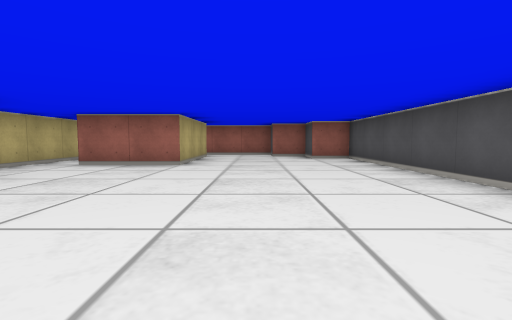
View 1 (above)

13 first-person views from a walk through a cub3D ray-caster map. The camera is about half as high as the walls, tilts 4° down and sees 85° across. The floor is counted in squares. Each view is taken from the middle of a square. On the plan, view 1 faces up. The plan holds only what a view shows up to about 9 squares ahead; the rest is blank.

View 2
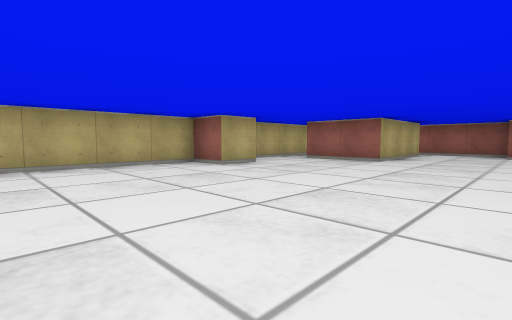

View 3
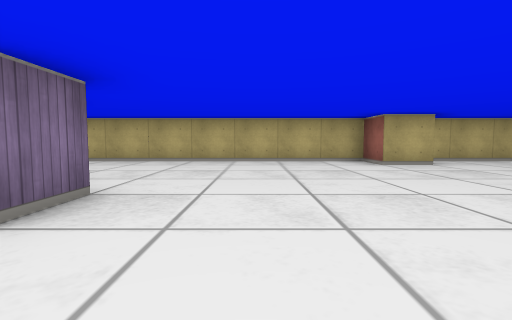

View 4
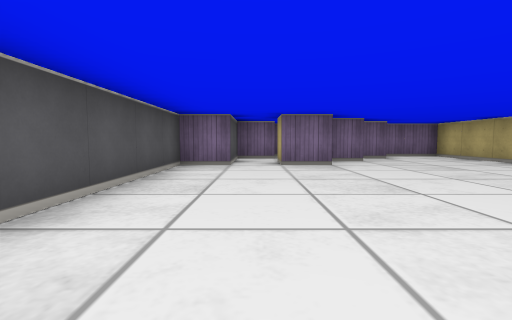

View 5
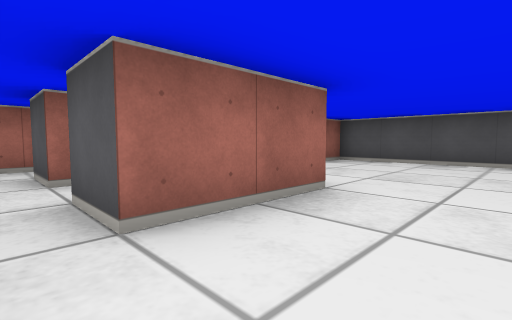

View 6
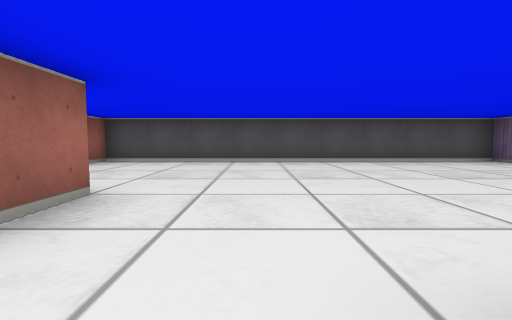

View 7
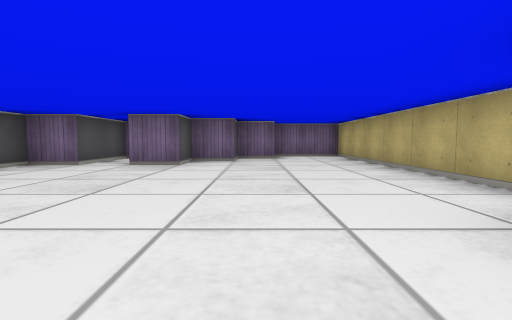

View 8
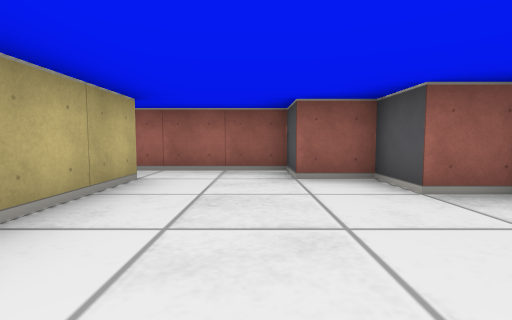

View 9
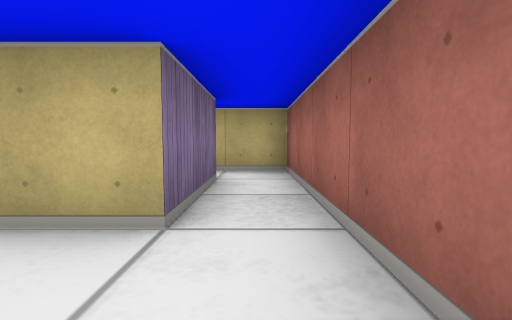

View 10
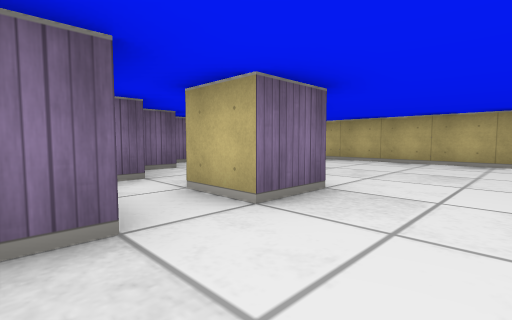

View 11
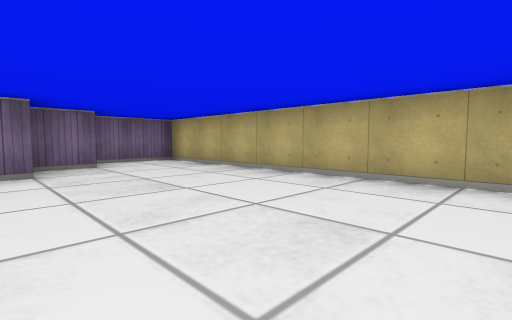

View 12
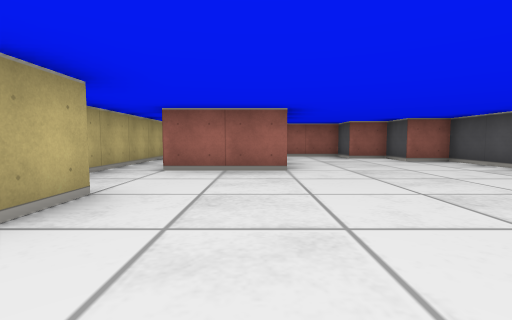

View 13
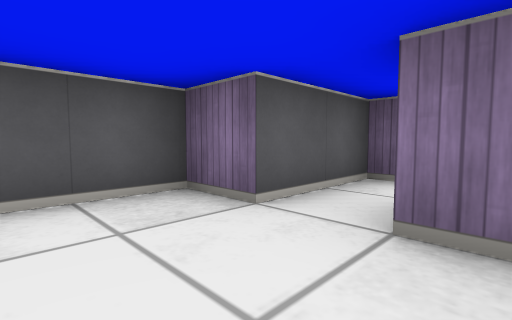

### Floor plan
Points are (right, up) in squares from view 1. A wall is a line through its corners. A room is listed if a view was taken in it or the views show most of it. See-through windows are left out.
Room 1 (views 1, 2, 3, 4, 5, 6, 7, 8, 9, 10, 11, 12, 13)
walls: (-3.5, 3.6) (-3.5, 2.5) (-4.5, 2.5) (-4.5, -4.5) (-2.5, -4.5); (-4.5, 5.6) (-4.5, 4.1); (-3.5, 8.5) (-1.5, 8.5) (-1.5, 5.5) (-3.5, 5.5); (1.5, -2.5) (1.5, -1.5) (2.5, -1.5) (2.5, 7.5) (1.5, 7.5) (1.5, 8.5) (0.5, 8.5) (0.5, 9.5) (-3.5, 9.5); (-2.6, -3.5) (-1.5, -3.5) (-1.5, -2.5) (-0.5, -2.5) (-0.5, -1.5) (0.5, -1.5) (0.5, -2.5)
ways out: opening at (-4, 5) to room 2; opening at (-2.5, 9) to room 2; opening at (1, -2) to room 3
Room 2 (no view inside)
walls: (-3.5, 7.4) (-3.5, 8.5); (-3.5, 5.5) (-3.5, 6.5); (-3.5, 9.5) (-4.5, 9.5) (-4.5, 5.6)
ways out: opening at (-4, 5) to room 1; opening at (-2.5, 9) to room 1
Room 3 (no view inside)
walls: (0.4, -3.5) (1.5, -3.5) (1.5, -2.5); (-0.6, -4.5) (0.5, -4.5)
ways out: opening at (1, -2) to room 1; opening at (-1, -4)

Where each view was taken, in squares from view 1:
view 1: 0 up, 0 right, facing up
view 2: 1 down, 1 right, facing up-left
view 3: 0 up, 2 right, facing left
view 4: 4 up, 1 right, facing down
view 5: 4 up, 4 left, facing up-right
view 6: 4 up, 4 left, facing right
view 7: 4 up, 2 left, facing down
view 8: 5 up, 0 right, facing up
view 9: 9 up, 0 right, facing left
view 10: 0 up, 2 right, facing down-left
view 11: 2 up, 1 left, facing down-left
view 12: 1 up, 2 left, facing up
view 13: 0 up, 0 right, facing down-right
